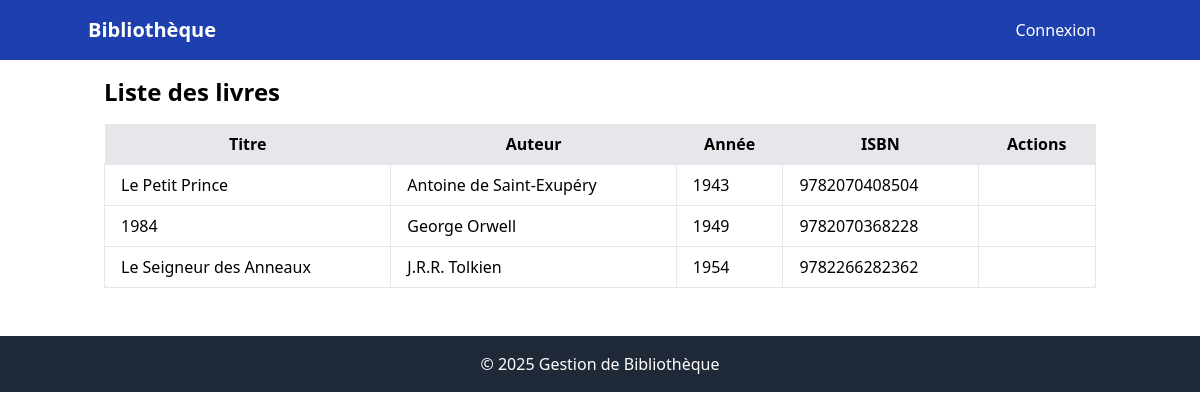
Before: / with the older database file.
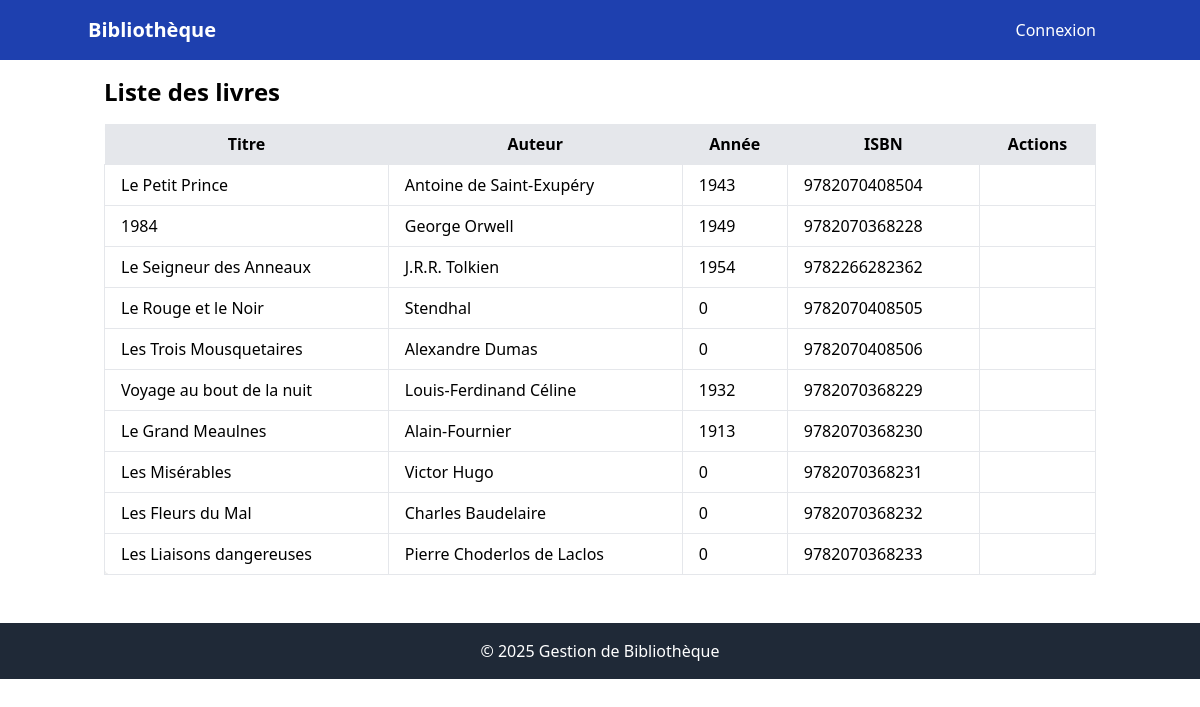
After: the same page with the newer database file.
### tables this page shows
CREATE TABLE livres (
      id INT AUTO_INCREMENT PRIMARY KEY,
      titre VARCHAR(255) NOT NULL,
      auteur VARCHAR(255) NOT NULL,
      annee YEAR NOT NULL,
      isbn VARCHAR(20) NOT NULL
    );

### app/Controllers/LivreController.php (called while the page is built, shortened)
<?php
    class LivreController {
      private $livreModel;
      public function __construct($livreModel) {
        $this->livreModel = $livreModel;
      }
      public function index() {
        $livres = $this->livreModel->getAll();
        require 'views/livres/index.php';
      }
    }

### app/Models/Livre.php (called while the page is built, shortened)
<?php
    class Livre {
      private $pdo;
      public function __construct($pdo) {
        $this->pdo = $pdo;
      }
      public function getAll() {
        $query = $this->pdo->query("SELECT * FROM livres");
        return $query->fetchAll(PDO::FETCH_ASSOC);
      }
    }

### views/livres/index.php (the view, shortened to what this page needs)
<?php require 'templates/header.php'; ?>
<div class="p-4">
  <h1 class="text-2xl font-bold mb-4">Liste des livres</h1>
  <?php if (!empty($livres)): ?>
    <div class="overflow-x-auto">
      <table class="min-w-full bg-white shadow-md rounded-lg">
        <thead class="bg-gray-200">
          <tr>
            <th class="px-4 py-2">Titre</th>
            <th class="px-4 py-2">Auteur</th>
            <th class="px-4 py-2">Année</th>
            <th class="px-4 py-2">ISBN</th>
            <th class="px-4 py-2">Actions</th>
          </tr>
        </thead>
        <tbody>
          <?php foreach ($livres as $livre): ?>
            <tr class="hover:bg-gray-50">
              <td class="border px-4 py-2"><?= htmlspecialchars($livre['titre']) ?></td>
              <td class="border px-4 py-2"><?= htmlspecialchars($livre['auteur']) ?></td>
              <td class="border px-4 py-2"><?= htmlspecialchars($livre['annee']) ?></td>
              <td class="border px-4 py-2"><?= htmlspecialchars($livre['isbn']) ?></td>
              <td class="border px-4 py-2">
              </td>
            </tr>
          <?php endforeach; ?>
        </tbody>
      </table>
    </div>
  <?php else: ?>
    <p class="text-gray-600">Aucun livre trouvé.</p>
  <?php endif; ?>
</div>
<?php require 'templates/footer.php'; ?>

### index.php (shortened to what this page needs)
<?php
require 'config/database.php';
require 'app/Controllers/LivreController.php';
$livreController = new LivreController($livreModel);
$route = $_GET['route'] ?? 'home';
switch ($route) {
  default:
    $livreController->index();
}

### templates/header.php (shortened to what this page needs)
<!DOCTYPE html>
    <html lang="fr">
    <head>
      <script src="https://cdn.tailwindcss.com"></script>
    </head>
    <body>
      <nav class="navbar">
        <div class="container mx-auto flex justify-between items-center">
          <a href="/" class="text-xl font-bold">Bibliothèque</a>
          <div>
            <?php if (isset($_SESSION['user_id'])): ?>
              <span>Bienvenue, <?= htmlspecialchars($_SESSION['username'] ?? 'Utilisateur') ?></span>
              <a href="/?route=logout" class="ml-4">Déconnexion</a>
            <?php else: ?>
              <a href="/?route=login">Connexion</a>
            <?php endif; ?>
          </div>
        </div>
      </nav>
      <div class="container mx-auto">

### templates/footer.php
</div>
      <footer class="bg-gray-800 text-white mt-8 py-4">
        <div class="container mx-auto text-center">
          <p>&copy; <?= date('Y') ?> Gestion de Bibliothèque</p>
        </div>
      </footer>
    </body>
    </html>

### templates/header.php (style rules this page uses)
.navbar { background-color: #1e40af; color: white; padding: 1rem; }
.navbar a { color: white; margin-right: 1rem; text-decoration: none; }

Changed rows visible on the page:
added livres: titre "Le Rouge et le Noir", auteur "Stendhal", annee "0", isbn "9782070408505"
added livres: titre "Les Trois Mousquetaires", auteur "Alexandre Dumas", annee "0", isbn "9782070408506"
added livres: titre "Voyage au bout de la nuit", auteur "Louis-Ferdinand Céline", annee "1932", isbn "9782070368229"
added livres: titre "Le Grand Meaulnes", auteur "Alain-Fournier", annee "1913", isbn "9782070368230"
added livres: titre "Les Misérables", auteur "Victor Hugo", annee "0", isbn "9782070368231"
added livres: titre "Les Fleurs du Mal", auteur "Charles Baudelaire", annee "0", isbn "9782070368232"
added livres: titre "Les Liaisons dangereuses", auteur "Pierre Choderlos de Laclos", annee "0", isbn "9782070368233"
